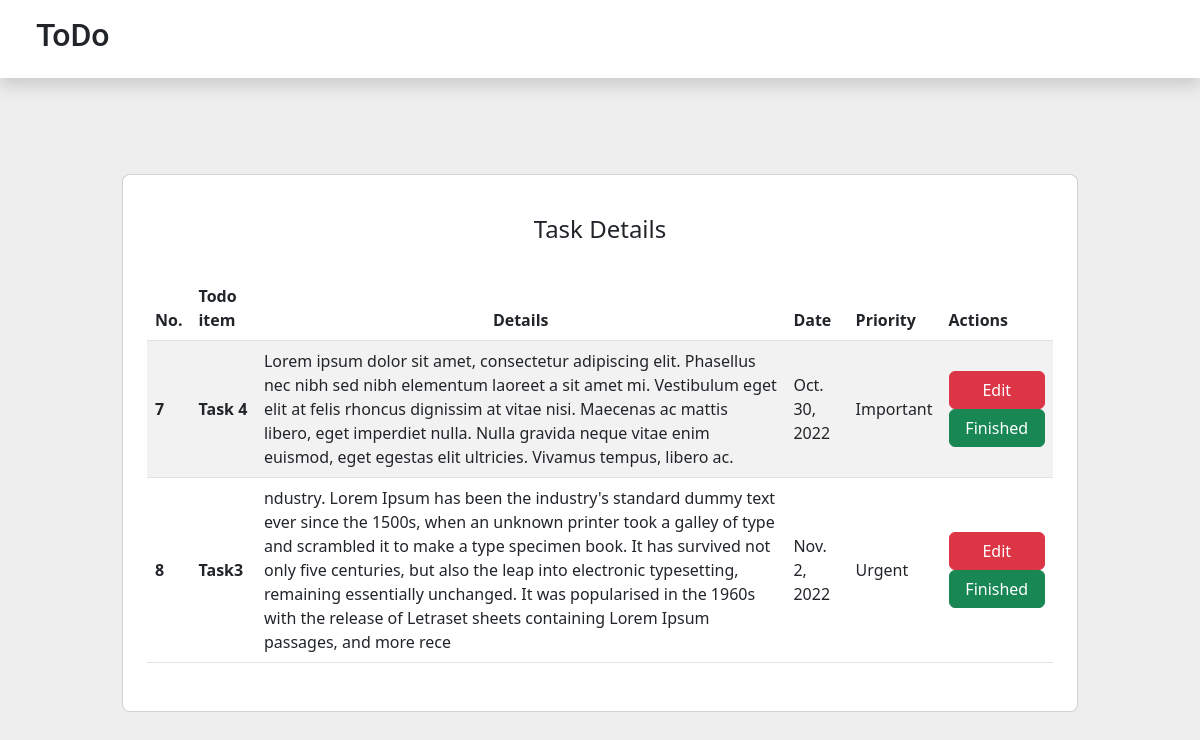
Page /listview on the earlier database version.
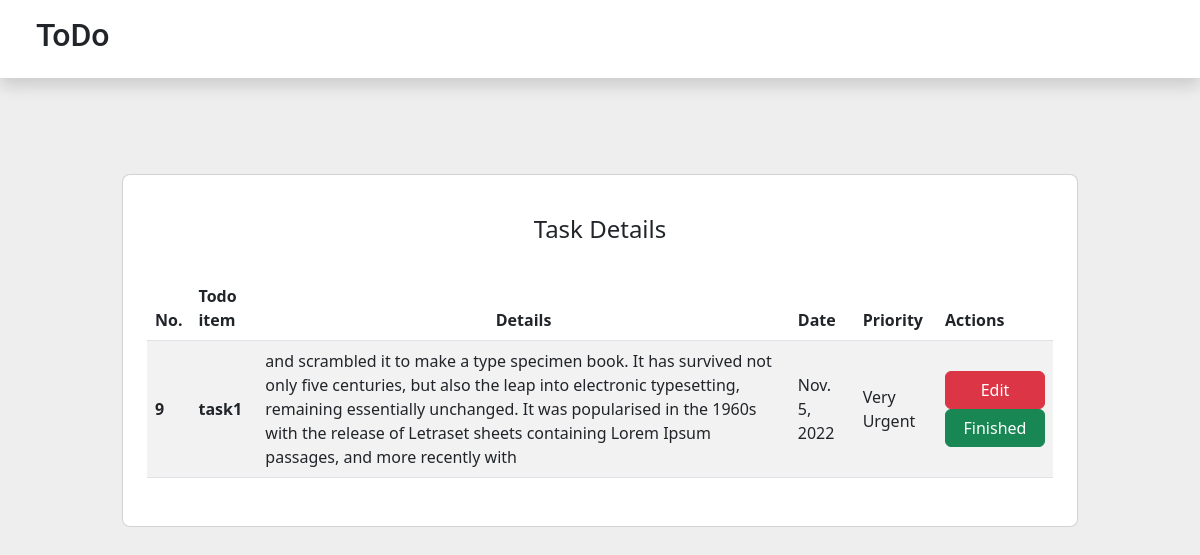
Same page on the later database version.
### todoapp/models.py (models this page shows, shortened)
class Task(models.Model):
    name=models.CharField(max_length=25)
    details=models.TextField(max_length=750)
    priority=models.CharField(max_length=500)
    date=models.DateField()
    user=models.ForeignKey(settings.AUTH_USER_MODEL, on_delete=models.CASCADE)

### todoapp/views.py (the view)
# urls.py: path('listview',views.TaskListView1.as_view(),name='cbvlist')
class TaskListView1(ListView):
    model = Task
    template_name = 'list.html'
    context_object_name = 'task'

### templates/list.html (shortened to what this page needs)
<!DOCTYPE html>
<html lang="en">
<head>
    <link href="https://cdn.jsdelivr.net/npm/bootstrap@5.2.2/dist/css/bootstrap.min.css" rel="stylesheet">
</head>
<body class="" style="background-color: rgb(238,238,238);">
    <header>
    <header class="shadow" style="background-color:#ffff;">
        <div class="row  mb-5">
            <div class="col-md-6 col-9 p-3 ps-5">
                <h2 style="font-family: 'Roboto', sans-serif;"><a class="nav-link" href="/">ToDo</a></h2>
            </div>
            <div class="col-md-6 col-3 my-auto">
                <nav class="navbar navbar-expand-lg">
                    </nav>
            </div>
        </div>
        </header>
    </header>
    <section>
        <div class="container-fluid">
            <div class="col-md-10 col-12 m-auto">
                <section >
                    <div class="container py-5 ">
                      <div class="row d-flex justify-content-center align-items-center h-100">
                        <div class=" col-12">
                          <div class="card rounded-3" style="background-color: #ffff;">
                            <div class="card-body p-4">
                              <h4 class="text-center my-3 pb-3">Task Details</h4>
                                <div class="table-responsive">
                              <table class="table  mb-4 align-middle col-12 table-striped">
                                <thead>
                                  <tr class="">
                                    <th scope="col">No.</th>
                                    <th scope="col">Todo item</th>
                                    <th scope="col" class="text-center">Details</th>
                                    <th scope="col">Date</th>
                                    <th scope="col">Priority</th>
                                    <th scope="col">Actions</th>
                                  </tr>
                                </thead>
                                <tbody>
                                    {% for i in task %}
                                  <tr>
                                    <th scope="row">{{i.id}}</th>
                                    <td class="fw-bold ">{{i.name}}</td>
                                    <td>
                                        {{i.details}}
                                    </td>
                                    <td>{{i.date}}</td>
                                    <td>{{i.priority}}</td>
                                    <td>
                                      <a href="{% url 'cbvupdate' i.id  %}" class="btn btn-danger w-100">Edit</button>
                                      <a href="{% url 'cbvdelete' i.id  %}" class="btn btn-success  w-100">Finished</button>
                                    </td>
                                  </tr>
                                  {% endfor %}
                                </tbody>
                              </table>
                              </div>
                            </div>
                          </div>
                        </div>
                      </div>
                    </div>
                  </section>
            </div>
        </div>
    </section>
</body>
</html>

Differences in the rows shown:
removed Task: id "7", name "Task 4", details "Lorem ipsum dolor sit amet, consectetur adipiscing elit. Phasellus nec nibh sed nibh elementum laoreet a sit amet mi. Vestibulum eget elit at felis rhoncus dignissim at vitae nisi. Maecenas ac mattis libero, eget imperdiet nulla. Nulla gravida neque vitae enim euismod, eget egestas elit ultricies. Vivamus tempus, libero ac.", date "Oct. 30, 2022", priority "Important"
removed Task: id "8", name "Task3", details "ndustry. Lorem Ipsum has been the industry's standard dummy text ever since the 1500s, when an unknown printer took a galley of type and scrambled it to make a type specimen book. It has survived not only five centuries, but also the leap into electronic typesetting, remaining essentially unchanged. It was popularised in the 1960s with the release of Letraset sheets containing Lorem Ipsum passages, and more rece", date "Nov. 2, 2022", priority "Urgent"
added Task: id "9", name "task1", details "and scrambled it to make a type specimen book. It has survived not only five centuries, but also the leap into electronic typesetting, remaining essentially unchanged. It was popularised in the 1960s with the release of Letraset sheets containing Lorem Ipsum passages, and more recently with", date "Nov. 5, 2022", priority "Very Urgent"
